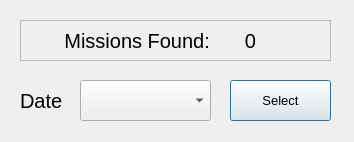
<?xml version="1.0" encoding="UTF-8"?>
<ui version="4.0">
 <class>selectFlight</class>
 <widget class="QDialog" name="selectFlight">
  <property name="geometry">
   <rect>
    <x>0</x>
    <y>0</y>
    <width>354</width>
    <height>142</height>
   </rect>
  </property>
  <property name="font">
   <font>
    <pointsize>1</pointsize>
   </font>
  </property>
  <property name="windowTitle">
   <string>Select Flight</string>
  </property>
  <property name="styleSheet">
   <string notr="true"/>
  </property>
  <widget class="QComboBox" name="cbFlights">
   <property name="geometry">
    <rect>
     <x>80</x>
     <y>80</y>
     <width>131</width>
     <height>41</height>
    </rect>
   </property>
   <property name="font">
    <font>
     <family>MS Shell Dlg 2</family>
     <pointsize>13</pointsize>
     <weight>50</weight>
     <italic>false</italic>
     <bold>false</bold>
    </font>
   </property>
   <property name="layoutDirection">
    <enum>Qt::LeftToRight</enum>
   </property>
  </widget>
  <widget class="QPushButton" name="pushButton">
   <property name="geometry">
    <rect>
     <x>230</x>
     <y>80</y>
     <width>101</width>
     <height>41</height>
    </rect>
   </property>
   <property name="font">
    <font>
     <pointsize>10</pointsize>
     <weight>50</weight>
     <italic>false</italic>
     <bold>false</bold>
    </font>
   </property>
   <property name="text">
    <string>Select</string>
   </property>
  </widget>
  <widget class="QLabel" name="label">
   <property name="geometry">
    <rect>
     <x>20</x>
     <y>20</y>
     <width>311</width>
     <height>41</height>
    </rect>
   </property>
   <property name="font">
    <font>
     <pointsize>15</pointsize>
    </font>
   </property>
   <property name="text">
    <string>        Missions Found:</string>
   </property>
  </widget>
  <widget class="QLabel" name="labelFlightCount">
   <property name="geometry">
    <rect>
     <x>220</x>
     <y>20</y>
     <width>61</width>
     <height>41</height>
    </rect>
   </property>
   <property name="font">
    <font>
     <pointsize>15</pointsize>
    </font>
   </property>
   <property name="layoutDirection">
    <enum>Qt::LeftToRight</enum>
   </property>
   <property name="text">
    <string>0</string>
   </property>
   <property name="alignment">
    <set>Qt::AlignCenter</set>
   </property>
  </widget>
  <widget class="QLabel" name="label_2">
   <property name="geometry">
    <rect>
     <x>20</x>
     <y>80</y>
     <width>61</width>
     <height>41</height>
    </rect>
   </property>
   <property name="font">
    <font>
     <pointsize>15</pointsize>
    </font>
   </property>
   <property name="text">
    <string>Date</string>
   </property>
  </widget>
  <widget class="QFrame" name="frame">
   <property name="geometry">
    <rect>
     <x>20</x>
     <y>20</y>
     <width>311</width>
     <height>41</height>
    </rect>
   </property>
   <property name="frameShape">
    <enum>QFrame::StyledPanel</enum>
   </property>
   <property name="frameShadow">
    <enum>QFrame::Plain</enum>
   </property>
   <property name="lineWidth">
    <number>1</number>
   </property>
  </widget>
  <zorder>frame</zorder>
  <zorder>cbFlights</zorder>
  <zorder>pushButton</zorder>
  <zorder>label</zorder>
  <zorder>label_2</zorder>
  <zorder>labelFlightCount</zorder>
 </widget>
 <resources/>
 <connections/>
</ui>
